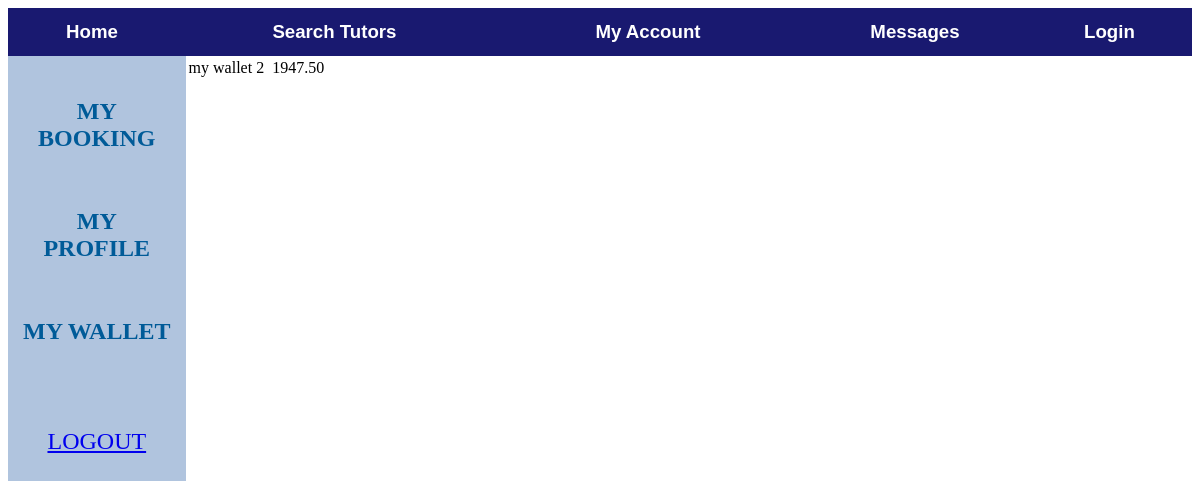
Page /Tutorial/2/myAccount/mywallet/ on the earlier database version.
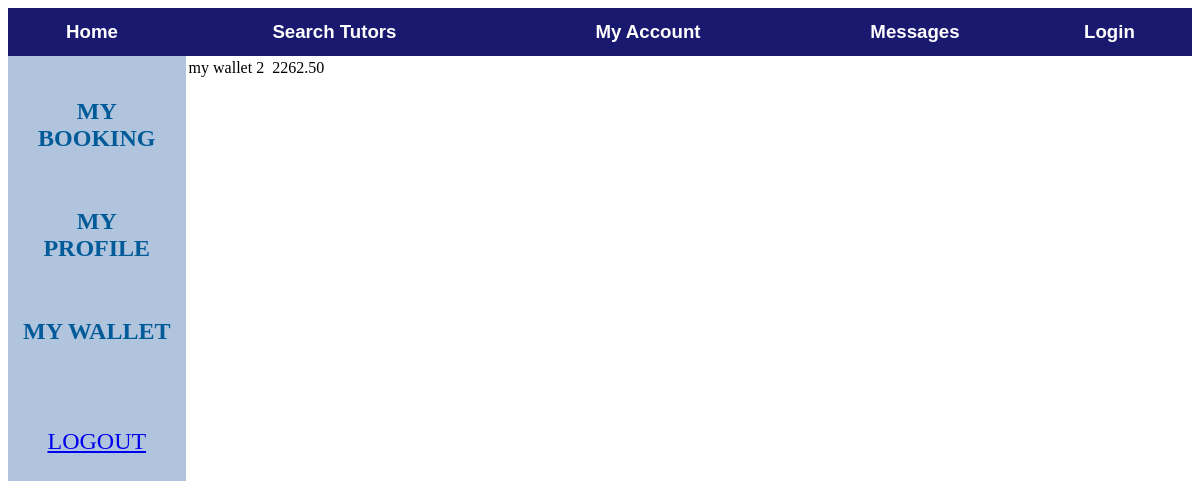
Same page on the later database version.
### Tutorial/models.py (models this page shows, shortened)
class MyUser(models.Model):
    user = models.ForeignKey(User, on_delete = models.CASCADE )
    wallet = models.ForeignKey(Wallet, on_delete = models.CASCADE)

class Wallet(models.Model):
    balance = models.DecimalField(max_digits=10, decimal_places=2)

### Tutorial/views.py (the view)
# urls.py: url(r'^(?P<myuser_id>[0-9]+)/myAccount/mywallet/$', views.mywallet, name='mywallet'),
def mywallet(request, myuser_id):
    myuser = get_object_or_404(MyUser, pk=myuser_id)
    return render(request, 'myaccount/mywallet.html', {'user':myuser })

### Tutorial/templates/myaccount/mywallet.html (shortened to what this page needs)
{% extends "myaccount/myaccount.html" %}
{% block right %}
    <table>
    <tr>
        <td>my wallet</td>
        <td>{{user.id}}</td>
        <td>{{user.name}} </td>
        <td>{{user.wallet.balance}} </td>
    </tr>
    </table>
{% endblock %}

Differences in the rows shown:
changed through a linked row, MyUser id 2: wallet.balance "1947.50" → "2262.50"
